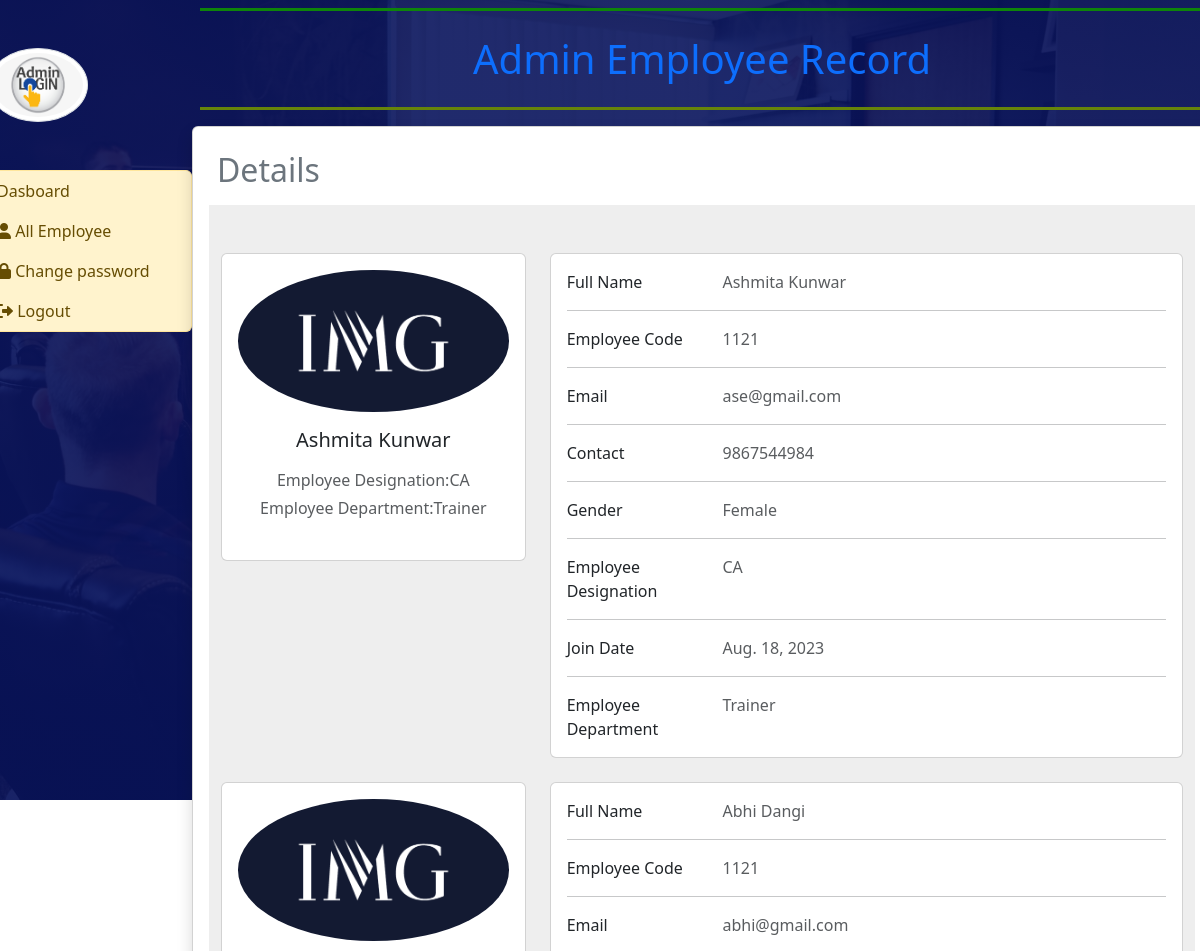
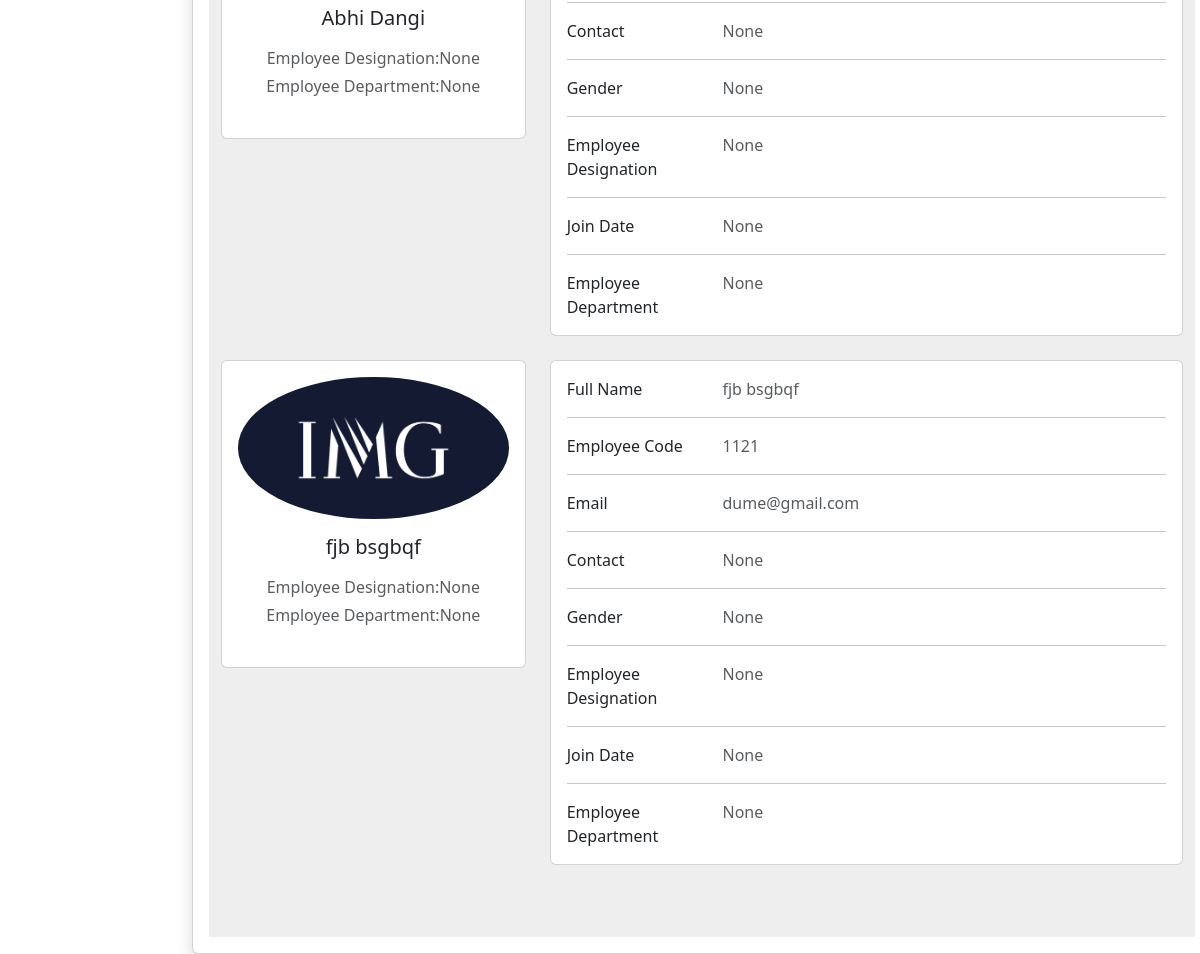
The page /admin_emp_view_detail/25/ (signed in) on the database its author committed (2 pictures, top to bottom).
### employee_app/models.py (models this page shows, shortened)
class EmployeeDetail(models.Model):
    user = models.ForeignKey(User, on_delete=models.CASCADE)
    empcode = models.IntegerField(null=True)
    empdept = models.CharField(max_length=50, null=True)
    designation = models.CharField(max_length=100, null=True)
    contact = models.IntegerField(null=True)
    gender = models.CharField(max_length=50, null=True)
    join_date = models.DateField(null=True)

### employee_app/views.py (the view)
# urls.py: path("admin_emp_view_detail/<int:pk>/",admin_emp_view_detail, name="admin_emp_view_detail"),
def admin_emp_view_detail(request, pk):
    if not request.user.is_superuser:
        return redirect("admin_login")
    employee = EmployeeDetail.objects.all()
    return render(request, "admin/emp_profile_view.html", {"employee": employee})

### templates/admin/emp_profile_view.html (shortened to what this page needs)
{% extends "admin/admin_base.html" %}
{% block main %}
{% load static %}
<h2 class="p-2 text-secondary">Details</h2>
<section style="background-color: #eee;">
     <div class="container py-5">
          <form action="" method="post" name="signup">
               {% for employee in employee %}
               <div class="row">
                    <div class="col-lg-4">
                         <div class="card mb-4">
                              <div class="card-body text-center">
                                   <img src="{% static 'img/1.png'  %}" alt="avatar" class="rounded-circle img-fluid"
                                        style="width: 550px;">
                                   <h5 class="my-3">{{employee.user.first_name}} {{employee.user.last_name}}</h5>
                                   <p class="text-muted mb-1">Employee Designation:{{employee.designation}}</p>
                                   <p class="text-muted mb-4">Employee Department:{{employee.empdept}}</p>
                              </div>
                         </div>
                    </div>
                    <div class="col-lg-8">
                         <div class="card mb-4">
                              <div class="card-body">
                                   <div class="row">
                                        <div class="col-sm-3">
                                             <p class="mb-0">Full Name</p>
                                        </div>
                                        <div class="col-sm-9">
                                             <p class="text-muted mb-0">{{employee.user.first_name}}
                                                  {{employee.user.last_name}}</p>
                                        </div>
                                   </div>
                                   <hr>
                                   <div class="row">
                                        <div class="col-sm-3">
                                             <p class="mb-0">Employee Code</p>
                                        </div>
                                        <div class="col-sm-9">
                                             <p class="text-muted mb-0">{{employee.empcode}}</p>
                                        </div>
                                   </div>
                                   <hr>
                                   <div class="row">
                                        <div class="col-sm-3">
                                             <p class="mb-0">Email</p>
                                        </div>
                                        <div class="col-sm-9">
                                             <p class="text-muted mb-0">{{employee.user.username}}</p>
                                        </div>
                                   </div>
                                   <hr>
                                   <div class="row">
                                        <div class="col-sm-3">
                                             <p class="mb-0">Contact</p>
                                        </div>
                                        <div class="col-sm-9">
                                             <p class="text-muted mb-0">{{employee.contact}}</p>
                                        </div>
                                   </div>
                                   <hr>
                                   <div class="row">
                                        <div class="col-sm-3">
                                             <p class="mb-0">Gender</p>
                                        </div>
                                        <div class="col-sm-9">
                                             <p class="text-muted mb-0">{{employee.gender}}</p>
                                        </div>
                                   </div>
                                   <hr>
                                   <div class="row">
                                        <div class="col-sm-3">
                                             <p class="mb-0">Employee Designation</p>
                                        </div>
                                        <div class="col-sm-9">
                                             <p class="text-muted mb-0">{{employee.designation}}</p>
                                        </div>
                                   </div>
                                   <hr>
                                   <div class="row">
                                        <div class="col-sm-3">
                                             <p class="mb-0">Join Date</p>
                                        </div>
                                        <div class="col-sm-9">
                                             <p class="text-muted mb-0">{{employee.join_date}}</p>
                                        </div>
                                   </div>
                                   <hr>
                                   <div class="row">
                                        <div class="col-sm-3">
                                             <p class="mb-0">Employee Department</p>
                                        </div>
                                        <div class="col-sm-9">
                                             <p class="text-muted mb-0">{{employee.empdept}}</p>
                                        </div>
                                   </div>
                              </div>
                         </div>
                    </div>
               </div>
               {% endfor %}
          </form>
     </div>
</section>
{% endblock main %}

### templates/admin/admin_base.html
{% extends "base.html" %}
{% load static %}
{% block content %}
<div class="row">
     <div class="col-sm-2 p-0">
          <img src="{% static 'img/admin_login.png' %}" alt="Images" height="100" width="100"
               class="img-thumbnail rounded-circle my-5 d-flex">
          <div class="list-group">
               <a href="{% url 'admin_home' %}"
                    class="list-group-item list-group-item-warning list-group-item-action {% if request.path == '/admin_home/' %} active {% endif %}">Dasboard</a>
               <a href="{% url 'all_employee' %}"
                    class="list-group-item list-group-item-warning list-group-item-action {% if request.path == '/all_employee/' %} active {% endif %}"><i
                         class="fa-solid fa-user"></i> All Employee</a>
               <a href="{% url 'admin_change_password' %}"
                    class="list-group-item list-group-item-warning list-group-item-action {% if request.path == '/admin_change_password/' %} active {% endif %}">
                    <i class="fas fa-lock"></i> Change password</a>
               <a href="{% url 'emp_logout' %}"
                    class="list-group-item list-group-item-warning list-group-item-action"><i
                         class="fas fa-sign-out-alt"></i> Logout</a>
          </div>
     </div>
     <div class="col-sm-10 p-0">
          <div class="container-fluid p-2">
               <h5 class="text-center text-primary p-4 fs-1 font-weigth-bold"
                    style="border-bottom: 3px solid rgb(102, 132, 10);border-top: 3px solid rgb(14, 132, 10);">Admin Employee
                    Record </h5>
          </div>
          <div class="card shadow" style="min-height: 85vh;">
               <div class="card-body">
                    {% block main %}
                    {% endblock main %}
               </div>
          </div>
     </div>
</div>
{% endblock content %}

### templates/base.html (shortened to what this page needs)
{% load static %}
<!doctype html>
<html lang="en">
<head>
     <link rel="stylesheet" type="text/css" href="{% static 'jobs/css/bootstrap.css' %}" />
     <link href="{% static 'jobs/css/font-awesome.min.css' %}" rel="stylesheet" />
     <link rel="stylesheet"
          href="https://cdnjs.cloudflare.com/ajax/libs/jquery-nice-select/1.1.0/css/nice-select.min.css"
 />
     <link href="{% static 'jobs/css/style.css' %}" rel="stylesheet" />
     <link href="{% static 'jobs/css/responsive.css' %}" rel="stylesheet" />
     <link rel="stylesheet" href="{% static 'css/bootstrap.min.css' %}">
     <link rel="stylesheet" href="{% static 'css/style.css' %}">
     <link rel="stylesheet" href="https://cdnjs.cloudflare.com/ajax/libs/font-awesome/6.0.0-beta3/css/all.min.css">
</head>
<body>
     <div class="hero_area">
          {% block content %}
          {% endblock content %}
     </div>
</body>
</html>

### static/jobs/css/style.css (style rules this page uses)
body { font-family: 'Poppins', sans-serif; color: #0c0c0c; background-color: #ffffff; overflow-x: hidden; }
a, a:hover, a:focus { text-decoration: none; }
.hero_area { position: relative; height: 100vh; display: -webkit-box; display: -moz-box; display: -ms-flexbox; display: flex; -webkit-box-orient: vertical; -webkit-box-direction: normal; -moz-box-orient: vertical; -moz-box-direction: normal; -ms-flex-direction: column; flex-direction: column; background-image: -webkit-gradient(linear, left top, right top, from(rgba(8, 19, 92, 0.9)), to(rgba(8, 19, 92, 0.9))), url(../images/slider-bg.jpg); background-image: -webkit-linear-gradient(left, rgba(8, 19, 92, 0.9), rgba(8, 19, 92, 0.9)), url(../images/slider-bg.jpg); background-image: -moz-linear-gradient(left, rgba(8, 19, 92, 0.9), rgba(8, 19, 92, 0.9)), url(../images/slider-bg.jpg); background-image: -o-linear-gradient(left, rgba(8, 19, 92, 0.9), rgba(8, 19, 92, 0.9)), url(../images/slider-bg.jpg); background-image: linear-gradient(to right, rgba(8, 19, 92, 0.9), rgba(8, 19, 92, 0.9)), url(../images/slider-bg.jpg); background-size: cover; }

### static/css/style.css (style rules this page uses)
.list-group-item { padding: 8px !important; }

### rows shown on the page
EmployeeDetail: user.first_name "Ashmita", user.last_name "Kunwar", designation "CA", empdept "Trainer", empcode "1121", user.username "ase@gmail.com", contact "9867544984", gender "Female", join_date "Aug. 18, 2023"
EmployeeDetail: user.first_name "Abhi", user.last_name "Dangi", designation "None", empdept "None", empcode "1121", user.username "abhi@gmail.com", contact "None", gender "None", join_date "None"
EmployeeDetail: user.first_name "fjb", user.last_name "bsgbqf", designation "None", empdept "None", empcode "1121", user.username "dume@gmail.com", contact "None", gender "None", join_date "None"
